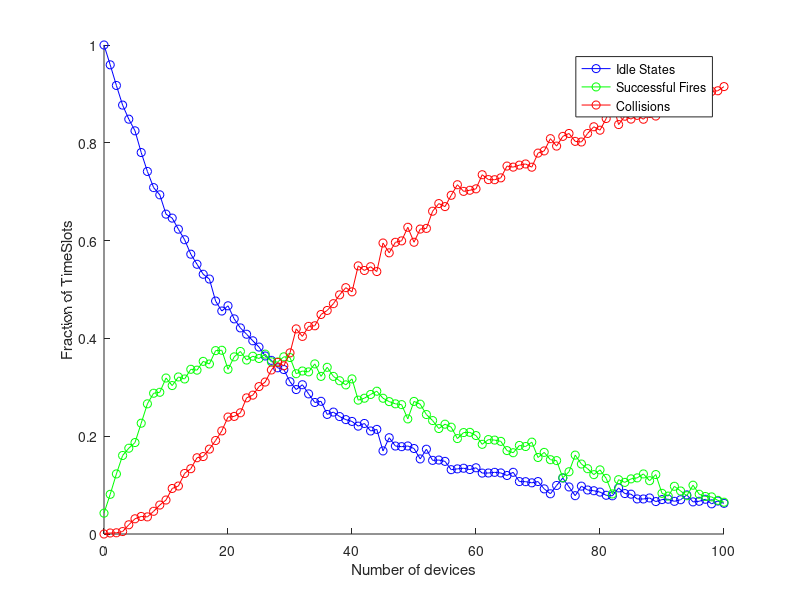

Recreate this plot in MATLAB.

NumberOfDevices = 0:100;
NumberOfTimeSlots = 15:35;

averageFracOfIdle = [];
averageFracOfSucc = [];
averageFracOfColl = [];


for N = NumberOfDevices % different devices amount
    idleList = [];
    succList = [];
    collList = [];
for M = NumberOfTimeSlots  %choosing different amount of timeslots
    timeSlotList = []; % creating the timeSlotList
    for index = 0:M  
        timeSlotList(index+1) = 0;
    end
for deviceNumber = 0:N % devices choose random slot to use
    randomM = randi(M);
    timeSlotList(randomM) = timeSlotList(randomM) + 1;
end
idles = 0; % counts idle states
succ = 0; % counts succ states
colls = 0; % counts colls states
for timeSlot = 1:length(timeSlotList) %counting states
    if(timeSlotList(timeSlot) == 0)
        idles = idles + 1;
    end
    if(timeSlotList(timeSlot) == 1)
        succ = succ + 1;
    end
    if(timeSlotList(timeSlot) > 1)
        colls = colls + 1;
    end
end

idleList(end + 1) = idles/M; %storing state fractions to list
succList(end + 1) = succ/M;
collList(end + 1) = colls/M;
end
averageFracOfIdle(end + 1) = sum(idleList)/length(idleList); %storing averages to list
averageFracOfSucc(end + 1) = sum(succList)/length(succList);
averageFracOfColl(end + 1) = sum(collList)/length(collList);
end

figure; %making figure
hold on;
xlabel('Number of devices');
ylabel('Fraction of TimeSlots');

% Plot the results
plot(0:(length(averageFracOfIdle)-1), averageFracOfIdle, 'b-o', 'DisplayName', 'Idle States');
plot(0:(length(averageFracOfSucc)-1), averageFracOfSucc, 'g-o', 'DisplayName', 'Successful Fires');
plot(0:(length(averageFracOfColl)-1), averageFracOfColl, 'r-o', 'DisplayName', 'Collisions');
legend('show');
hold off;
